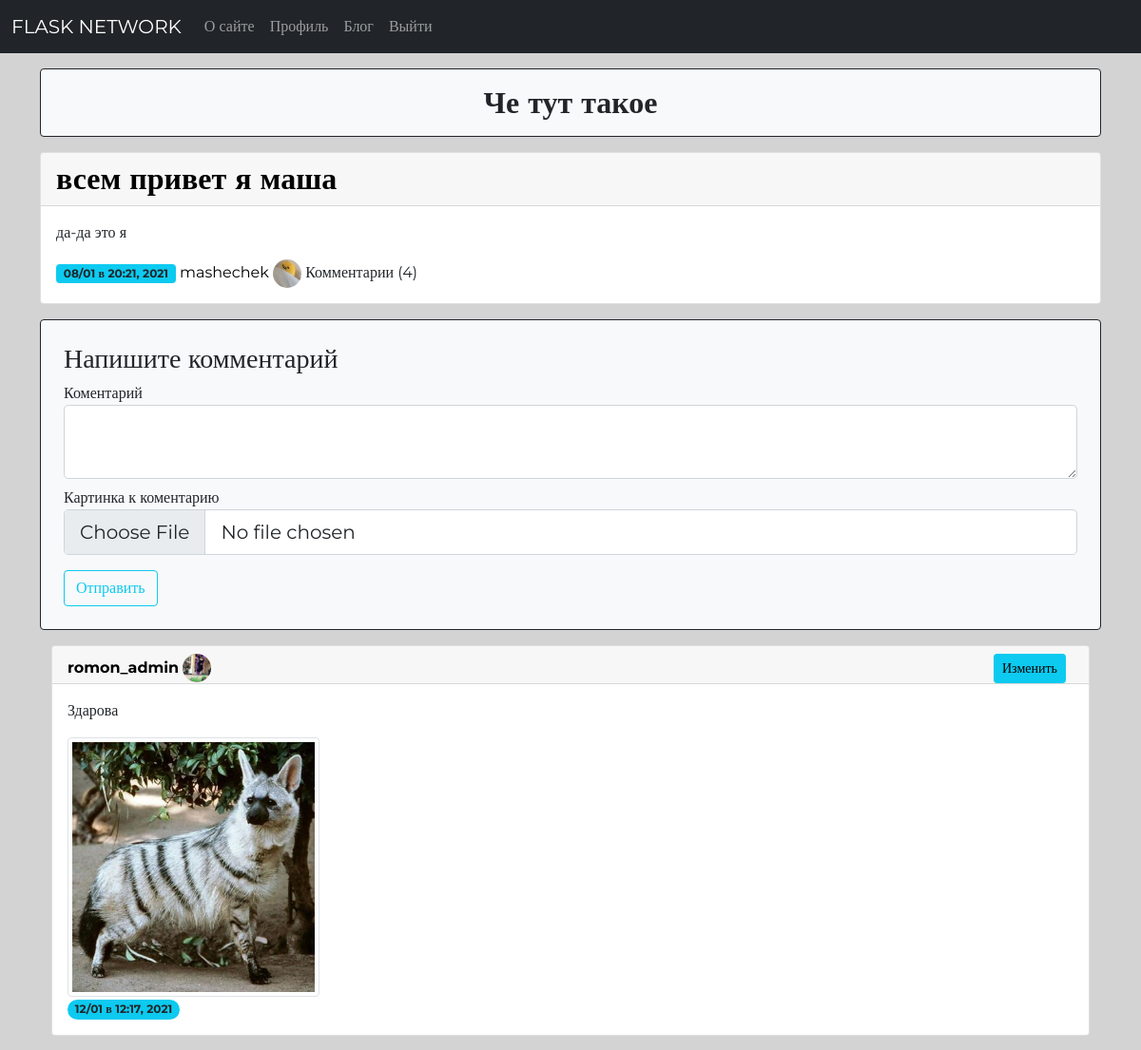
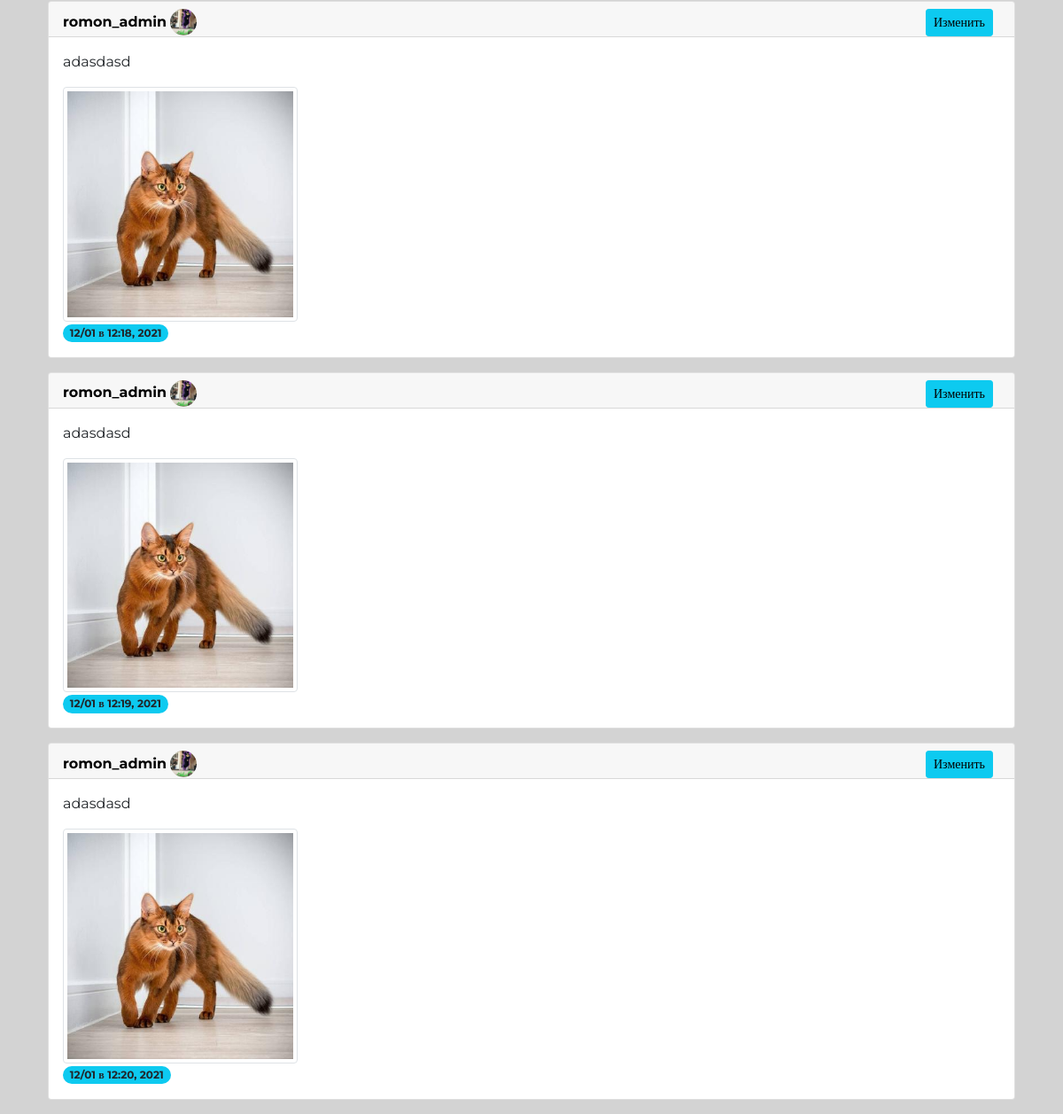
/post/3 (signed in), run on the app's committed database (2 pictures, top to bottom).
### network/models.py (models this page shows, shortened)
class Post(db.Model):
    id = db.Column(db.Integer, primary_key=True)
    title = db.Column(db.String(80))
    content = db.Column(db.String(300))
    post_image = db.Column(db.String)
    date_posted = db.Column(db.DateTime, index=True, default=datetime.utcnow)
    user_id = db.Column(db.Integer, db.ForeignKey('user.id'))
    comments = db.relationship('Comment', backref='parent_post', lazy='dynamic')
    is_hidden = db.Column(db.Boolean, default=False)
    is_edited = db.Column(db.Boolean, default=False)

class User(db.Model, UserMixin):
    id = db.Column(db.Integer, primary_key=True)
    username = db.Column(db.String(20), index = True, unique = True, nullable = False)
    email = db.Column(db.String(120), index = True, unique = True, nullable = False)
    profile_image = db.Column(db.String, nullable=False, default='default.jpg')
    password_hash = db.Column(db.String(128), nullable=False)
    posts = db.relationship('Post', backref='author', lazy='dynamic')
    comments = db.relationship('Comment', backref='author', lazy='dynamic')
    about = db.Column(db.String(140))
    last_seen = db.Column(db.DateTime, default=datetime.utcnow)
    followed = db.relationship(
        'User', secondary=followers,
        primaryjoin=(followers.c.follower_id == id),
        secondaryjoin=(followers.c.followed_id == id),
        backref=db.backref('followers', lazy='dynamic'), lazy='dynamic')

class Comment(db.Model):
    id = db.Column(db.Integer, primary_key=True)
    comment_content = db.Column(db.String(300))
    comment_image = db.Column(db.String)
    time_posted = db.Column(db.DateTime, index = True, default=datetime.utcnow)
    user_id = db.Column(db.Integer, db.ForeignKey('user.id'))
    post_id = db.Column(db.Integer, db.ForeignKey('post.id'))
    is_edited = db.Column(db.Boolean, default=False)

### network/posts/routes.py (the view, shortened to what this page needs)
@posts.route('/post/<int:post_id>', methods=["GET", "POST"])
@login_required
def post_detail(post_id):
    post = Post.query.get_or_404(post_id)
    if post.is_hidden and post.author != current_user:
            flash('Этот пост скрытый.', 'warning')
            return redirect(url_for('main.blog'))
    comments = Comment.query.filter_by(parent_post=post)
    form = CommentForm()
    return render_template('post_detail.html', title=post.title, post=post, form=form, comments=comments)

### network/posts/forms.py
class CommentForm(FlaskForm):
    comment_content = TextAreaField('Коментарий', validators=[DataRequired(), Length(min=2, max=300)])
    comment_image = FileField('Картинка к коментарию', validators=[
        FileAllowed(['jpg', 'png', 'gif', 'bmp'], 'Только картинки!')
    ])
    submit = SubmitField('Отправить')

### network/main/utils.py (called while the page is built)
def datetimefilter(value, format="%d/%m в %H:%M, %Y"):
    tz = pytz.timezone('Europe/Moscow') # timezone you want to convert to from UTC
    utc = pytz.timezone('UTC')
    value = utc.localize(value, is_dst=None).astimezone(pytz.utc)
    local_dt = value.astimezone(tz)
    return local_dt.strftime(format)

### network/models.py (called while the page is built)
@login_manager.user_loader
def load_user(user_id):
    return User.query.get(int(user_id))

### network/templates/post_detail.html (shortened to what this page needs)
{% extends 'base.html' %}
{% block content%}
<div class="container bg-light text-dark mt-3 mb-3 p-3 pb-2 border border-dark border-1 rounded">
<h2 class="text-center">Че тут такое</h2>
</div>
<div class="card mb-3">
    <div class="card-header">
        <h2 class="mb-0"><a href="{{url_for('posts.post_detail', post_id = post.id)}}">{{ post.title }}</a></h2>
    </div>
    <div class="card-body">
        <p>{{ post.content }}</p>
        <div>
        <span class="badge bg-info text-dark">{{ post.date_posted|datetimefilter }}</span>
        <a  href="{{url_for('users.profile', username=post.author.username)}}">{{ post.author.username }}</a>
        <img class="rounded-circle img-fluid", style="width: 30px; height: 30px" src="{{url_for('static', filename='profile_pics/' + post.author.profile_image)}}">
        <text class="text-right ">Комментарии ({{post.comments.count()}})
        </div>
    </div>
</div>
<div class="container mb-3 bg-light text-dark mt-3 p-4 border border-dark border-1 rounded">
    <h3>Напишите комментарий</h3>
    <form action="" method="post" enctype="multipart/form-data">
        <fieldset class="form-group">
            <div class ="form-group mb-2">
                {{form.comment_content.label(class="form-control-label")}}
                {% if form.comment_content.errors %}
                    {{ form.comment_content(class="form-control form-control-lg is-invalid", id="floatingTextarea2", style="height: 100px")}}
                <div class="invalid-feedback">
                    {% for error in form.comment_content.errors %}
                        <span>{{ error }}</span>
                    {% endfor %}
                </div>
                {% else %}
                    {{ form.comment_content(class="form-control form-control-lg") }}
                {% endif %}
            </div>
            <div class ="form-group">
                {{form.comment_image.label(class="form-control-label")}}
                {% if form.comment_image.errors %}
                    {{ form.comment_image(class="form-control form-control-lg is-invalid",)}}
                <div class="invalid-feedback">
                    {% for error in form.comment_image.errors %}
                        <span>{{ error }}</span>
                    {% endfor %}
                </div>
                {% else %}
                    {{ form.comment_image(class="form-control form-control-lg")}}
                {% endif %}
            </div>
        </fieldset>
        <div class="form-group mt-3">
            {{ form.submit(class="btn btn-outline-info") }}
        </div>
    </form>
</div>
<div class="container">
  {% for comment in comments %}
    {% include '_comment.html' %}
  {% endfor %}
</div>
{% endblock content %}

### network/templates/_comment.html (shortened to what this page needs)
<div class="card mb-3">
    <div class="card-header pb-0">
        <div class="row">
            <div class="col">
                <text class="mb-2 fw-bolder"><a href="{{url_for('users.profile', username = comment.author.username)}}">{{ comment.author.username }}</a></text>
                <img class="rounded-circle img-fluid", style="width: 30px; height: 30px" src="{{url_for('static', filename='profile_pics/' + comment.author.profile_image)}}">
            </div>
            <div class="col">
            {% if comment.author == current_user %}
                <div class="d-grid gap-2 d-md-flex justify-content-md-end align-items-center">
                    <a class="btn btn-info me-md-2 btn-sm" href="{{url_for('posts.comment_update', comment_id=comment.id)}}">Изменить</a>
                </div>
            {% endif %}
            </div>
        </div>
    </div>
    <div class="card-body">
        <p>{{ comment.comment_content }}</p>
        {% if comment.comment_image%}
        <img class="img-fluid img-thumbnail w-25" src="{{url_for('static', filename='post_pics/'+ comment.comment_image)}}">
        {% endif %}
        <div>
        <span class="badge rounded-pill bg-info text-dark">{{ comment.time_posted|datetimefilter }}</span>
        </div>
    </div>
</div>

### network/static/styles.css (style rules this page uses)
body { font-family: 'Montserrat'; background-color: lightgray; }
h1,h2 { font-weight: bold; }
a { text-decoration: none; color: black; }

### data on the page
Post: title "всем привет я маша", content "да-да это я", date_posted "08/01 в 20:21, 2021"
User: author.username "mashechek", profile_image (placeholder picture)
Comment: author.username "romon_admin", profile_image (picture), comment_content "Здарова", comment_image (picture), time_posted "12/01 в 12:17, 2021"
Comment: author.username "romon_admin", profile_image (picture), comment_content "adasdasd", comment_image (picture), time_posted "12/01 в 12:18, 2021"
Comment: author.username "romon_admin", profile_image (picture), comment_content "adasdasd", comment_image (picture), time_posted "12/01 в 12:19, 2021"
Comment: author.username "romon_admin", profile_image (picture), comment_content "adasdasd", comment_image (picture), time_posted "12/01 в 12:20, 2021"

### other printed values
{{ post.comments.count() }} "4"
